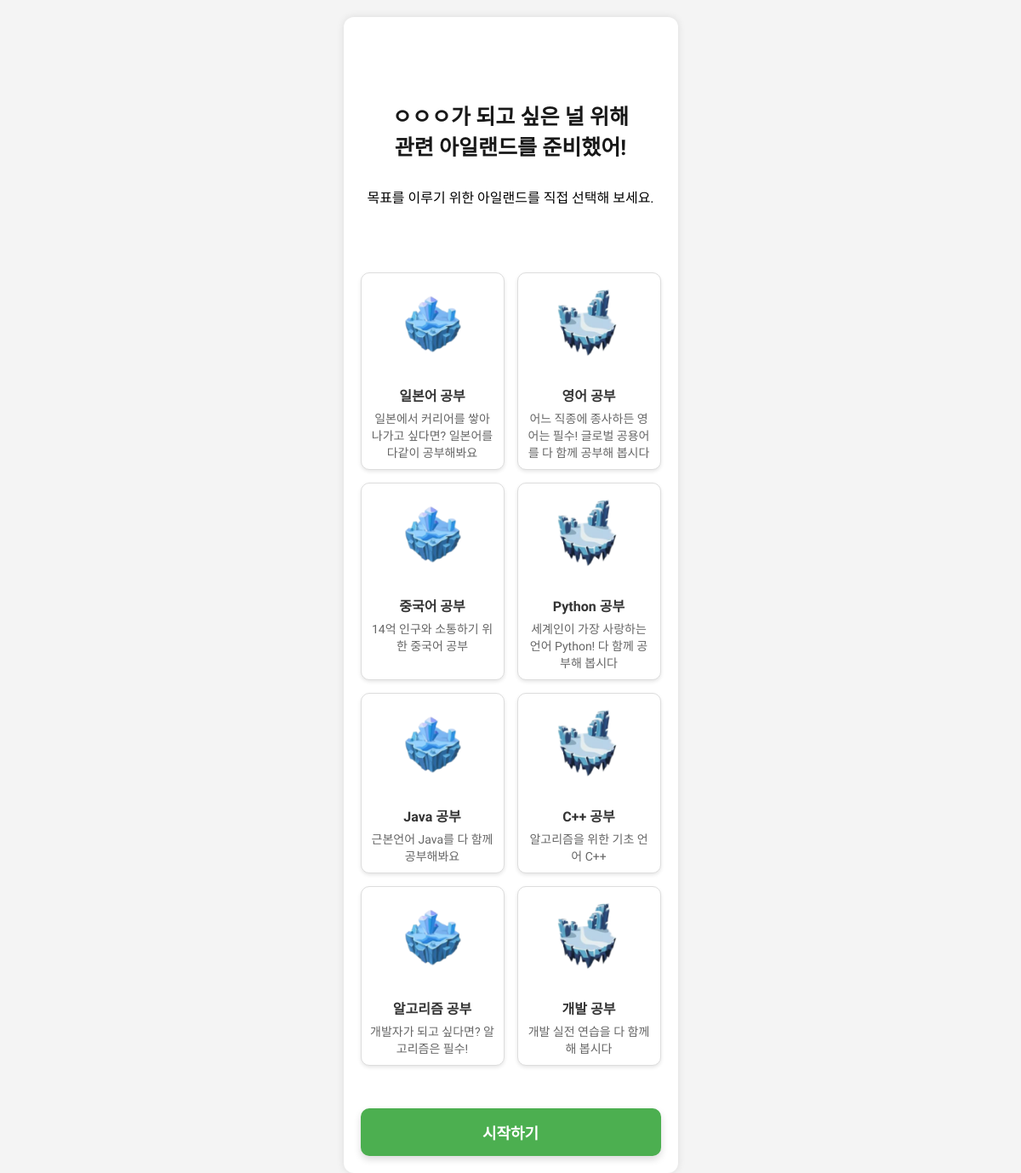
Screenshot of /api/selectislands/ with the database file from the repository.
### core/models.py (models this page shows, shortened)
class Users(models.Model):
    username = models.CharField(max_length=100, unique=True)
    dream = models.TextField(default="개발자")

class Islands(models.Model):
    name = models.CharField(max_length=100)
    description = models.TextField()
    is_selected = models.BooleanField(default=False)  # 사용자가 선택한 섬인지 여부
    is_completed = models.BooleanField(default=False)  # 섬의 전역 상태로 완료 여부 관리

### core/views.py (the view)
# urls.py: path('selectislands/', views.select_islands_view, name='select_islands'),
def select_islands_view(request):
    user = Users.objects.get(username="akaraka")
    dream = user.dream
    islands = Islands.objects.all()
    return render(request, 'selectislands.html', {"dream": dream, 'islands': islands})

### core/templates/selectislands.html (shortened to what this page needs)
{% load static %}
<!DOCTYPE html>
<html lang="ko">
<head>
    <link rel="stylesheet" href="{% static 'css/styles.css' %}">
</head>
<body>
    <div class="wrapper">
        <div class="container">
            <br><br><br>
            <h1>{{dream}}가 되고 싶은 널 위해<br>관련 아일랜드를 준비했어!</h1>
            <div style="text-align: center;">
                목표를 이루기 위한 아일랜드를 직접 선택해 보세요.
            </div>
            <br><br><br>
            <div class="islands">
                {% for island in islands %}
                <div class="island" onclick="selectIsland('{{ island.name }}', '{{ island.description }}')">
                    <img src="{% static 'images/selectislands' %}{{ forloop.counter|add:'-1'|divisibleby:'2'|add:'1' }}.png" alt="Island" width="30px" height="30px">
                    <h2>{{ island.name }}</h2>
                    <p>{{ island.description }}</p>
                </div>
                {% endfor %}
            </div>
            <div style="text-align: center; margin-top: 50px; width: 100%;">
                <button id="start-button" style="
                    display: block;
                    width: 100%;
                    max-width: 600px;
                    margin: 0 auto;
                    background-color: #4CAF50;
                    color: white;
                    font-size: 18px;
                    font-weight: bold;
                    padding: 15px 30px;
                    border: none;
                    border-radius: 10px;
                    cursor: pointer;
                    box-shadow: 0 4px 8px rgba(0, 0, 0, 0.15);
                    transition: background-color 0.3s, transform 0.2s;
                "
                onmouseover="this.style.backgroundColor='#45a049'"
                onmouseout="this.style.backgroundColor='#4CAF50'"
                onclick="navigateToStart()">시작하기</button>
            </div>
        </div>
    </div>
</body>
</html>

### core/static/css/styles.css (style rules this page uses)
body { font-family: 'Pretendard', sans-serif; margin: 0; padding: 0; background-color: #f4f4f4; display: flex; justify-content: center; align-items: flex-start; height: 100vh; }
.wrapper { width: 100%; max-width: 393px; min-height: 100vh; background-color: #fff; box-shadow: 0px 0px 10px rgba(0, 0, 0, 0.1); position: relative; overflow: hidden; display: flex; flex-direction: column; margin: 0 auto; }
.container { flex: 1; padding: 20px; }
@media (min-width: 768px) { body { background-color: #f4f4f4; } }
@media (min-width: 768px) { .wrapper { width: 100%; max-width: 393px; min-height: 100vh; background-color: #fff; box-shadow: 0px 0px 10px rgba(0, 0, 0, 0.1); position: relative; overflow: hidden; display: flex; flex-direction: column; margin: 20px auto; border-radius: 12px; } }

### core/templates/selectislands.html (style rules this page uses)
h1 { text-align: center; font-size: 25px; margin: 20px 0 30px; font-weight: bold; color: #181818; }
.islands { display: grid; grid-template-columns: repeat(2, 1fr); gap: 15px; }
.island { background-color: #FFF; border: 1px solid #DDD; border-radius: 10px; padding: 10px; text-align: center; box-shadow: 0 2px 4px rgba(0, 0, 0, 0.1); cursor: pointer; }
.island img { width: 50%; height: auto; border-radius: 8px; margin-bottom: 10px; }
.island h2 { font-size: 16px; color: #333; margin: 10px 0 5px; font-weight: bold; }
.island p { font-size: 14px; color: #666; margin: 0; }

### rows the page displays
Users: dream "ㅇㅇㅇ"
Islands: name "일본어 공부", description "일본에서 커리어를 쌓아나가고 싶다면? 일본어를 다같이 공부해봐요"
Islands: name "영어 공부", description "어느 직종에 종사하든 영어는 필수! 글로벌 공용어를 다 함께 공부해 봅시다"
Islands: name "중국어 공부", description "14억 인구와 소통하기 위한 중국어 공부"
Islands: name "Python 공부", description "세계인이 가장 사랑하는 언어 Python! 다 함께 공부해 봅시다"
Islands: name "Java 공부", description "근본언어 Java를 다 함께 공부해봐요"
Islands: name "C++ 공부", description "알고리즘을 위한 기초 언어 C++"
Islands: name "알고리즘 공부", description "개발자가 되고 싶다면? 알고리즘은 필수!"
Islands: name "개발 공부", description "개발 실전 연습을 다 함께 해 봅시다"
